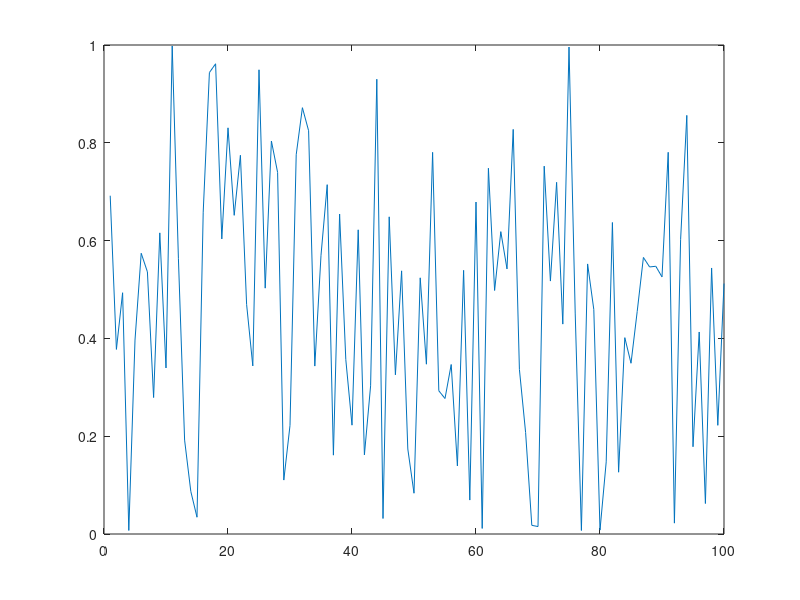
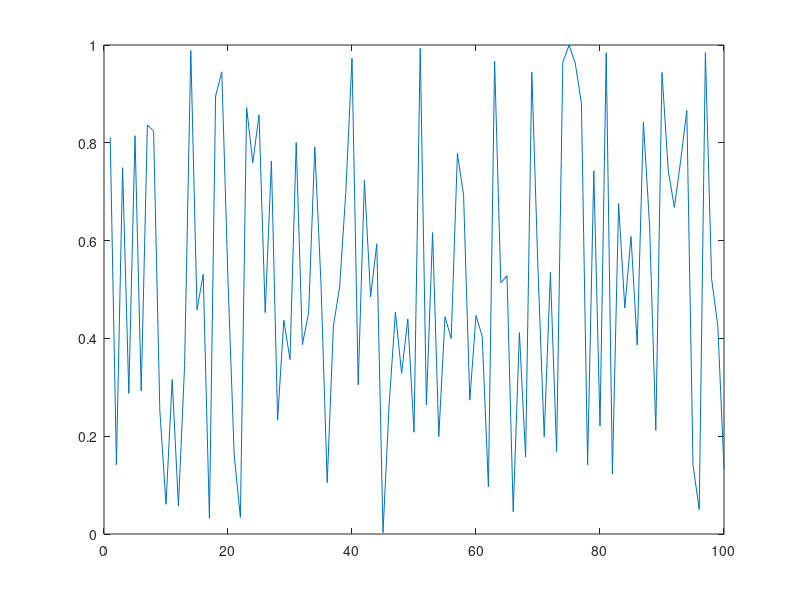

The MATLAB source for these figures, in order: (Note: this script raises an error after producing the figures.)
function cprintfig(varargin)
figure(2); plot(rand(1,100));
figure(1); plot(rand(1,100));
set(0,'currentfigure',2);
%figure(2); %This works. 
gcf
cprintf('blue','Figure now %d\n',gcf);
gcf
plot(rand(1,100),'r'); %Ths is in figure 1 !
